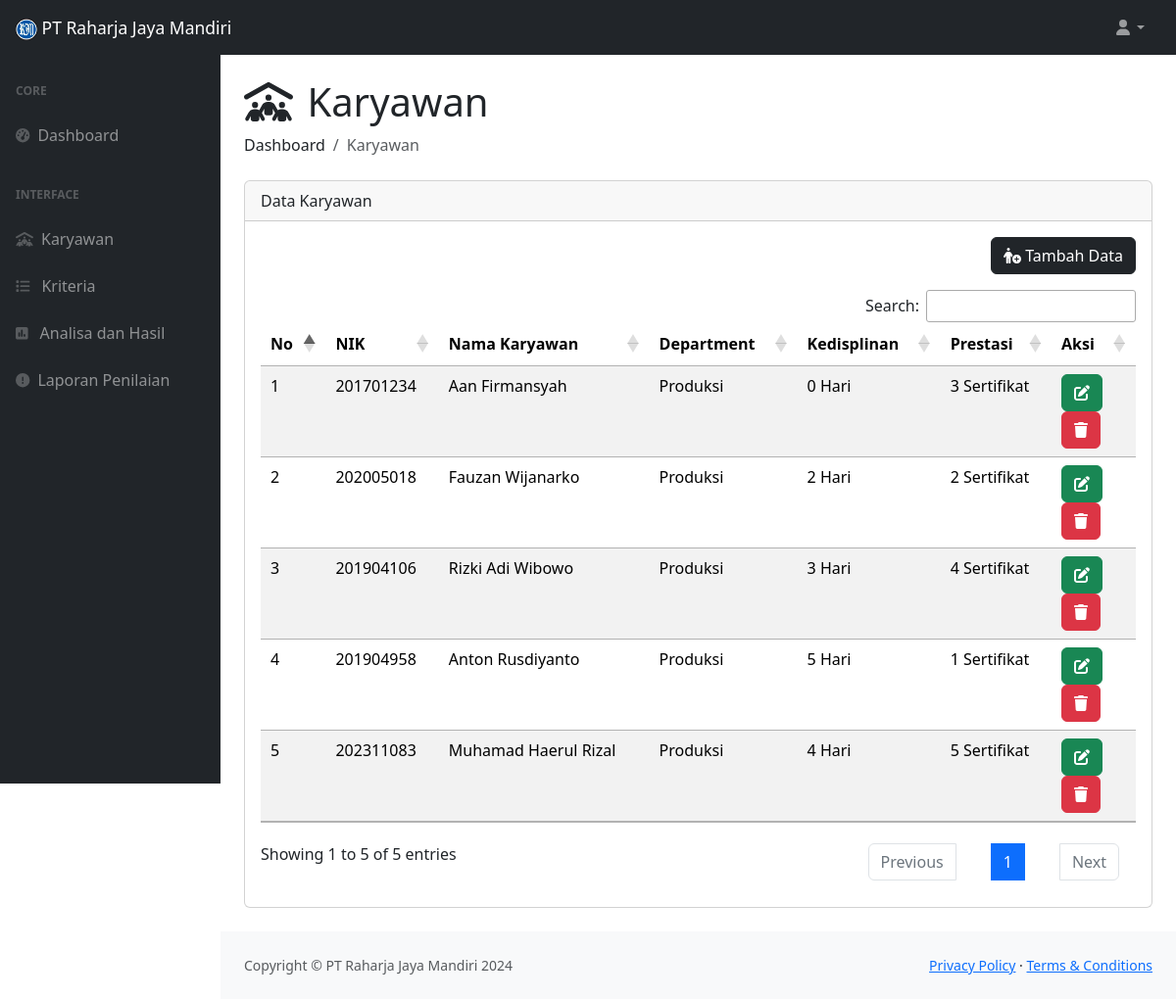
/hrd/?halaman=karyawan, run on the app's committed database.
### tables this page shows
CREATE TABLE `tb_karyawan` (
  `id_karyawan` int(11) NOT NULL,
  `nik` varchar(16) NOT NULL,
  `nama_karyawan` varchar(50) NOT NULL,
  `department` varchar(25) NOT NULL,
  `kedisiplinan` int(11) NOT NULL,
  `prestasi` int(11) NOT NULL,
  `nilai_akhir` double NOT NULL,
  `rangking` int(11) NOT NULL
);

### hrd/karyawan.php (the view)
<h1 class="mt-4"><i class="fa-solid fa-people-roof me-1"></i> Karyawan</h1>
<ol class="breadcrumb mb-4">
    <li class="breadcrumb-item">Dashboard</li>
    <li class="breadcrumb-item active">Karyawan</li>
</ol>
<div class="card mb-4">
    <div class="card-header">
        Data Karyawan
    </div>
    <div class="card-body">
        <a href="./?halaman=karyawan_aksi&aksi=tambah" class="btn btn-dark mb-3 float-end"><i
                class="fa-solid fa-person-circle-plus me-1"></i>Tambah Data</a>
        <table id="example" class="table table-striped" style="width:100%">
            <thead>
                <tr>
                    <th>No</th>
                    <th>NIK</th>
                    <th>Nama Karyawan</th>
                    <th>Department</th>
                    <th>Kedisplinan</th>
                    <th>Prestasi</th>
                    <th>Aksi</th>
                </tr>
            </thead>
            <tbody>
                <?php
                $no = 1;
                $query = "SELECT * FROM tb_karyawan";
                $execute = mysqli_query($conn, $query);
                while ($result = mysqli_fetch_array($execute)) { ?>
                    <tr id="data">
                        <td><?= $no ?></td>
                        <td><?= htmlspecialchars($result['nik']) ?></td>
                        <td><?= htmlspecialchars($result['nama_karyawan']) ?></td>
                        <td><?= htmlspecialchars($result['department']) ?></td>
                        <td><?= htmlspecialchars($result['kedisiplinan']) ?> Hari</td>
                        <td><?= htmlspecialchars($result['prestasi']) ?> Sertifikat</td>
                        <td>
                            <div class='norebuttom'>
                                <a class="btn btn-success"
                                    href="./?halaman=karyawan_aksi&aksi=ubah&id_karyawan=<?= urlencode($result['id_karyawan']) ?>"><i
                                        class="fa-solid fa-pen-to-square"></i></a>
                                <a href="karyawan-proses.php?proses=hapus&id_karyawan=<?= urlencode($result['id_karyawan']) ?>"
                                    class="btn btn-danger"><i class="fa-solid fa-trash"></i></a>
                            </div>
                        </td>
                    </tr>
                    <?php
                    $no++;
                }
                ?>
            </tbody>
        </table>
    </div>
</div>

### data on the page
tb_karyawan: nik "201701234", nama_karyawan "Aan Firmansyah", department "Produksi", kedisiplinan "0", prestasi "3"
tb_karyawan: nik "202005018", nama_karyawan "Fauzan Wijanarko", department "Produksi", kedisiplinan "2", prestasi "2"
tb_karyawan: nik "201904106", nama_karyawan "Rizki Adi Wibowo", department "Produksi", kedisiplinan "3", prestasi "4"
tb_karyawan: nik "201904958", nama_karyawan "Anton Rusdiyanto", department "Produksi", kedisiplinan "5", prestasi "1"
tb_karyawan: nik "202311083", nama_karyawan "Muhamad Haerul Rizal", department "Produksi", kedisiplinan "4", prestasi "5"
